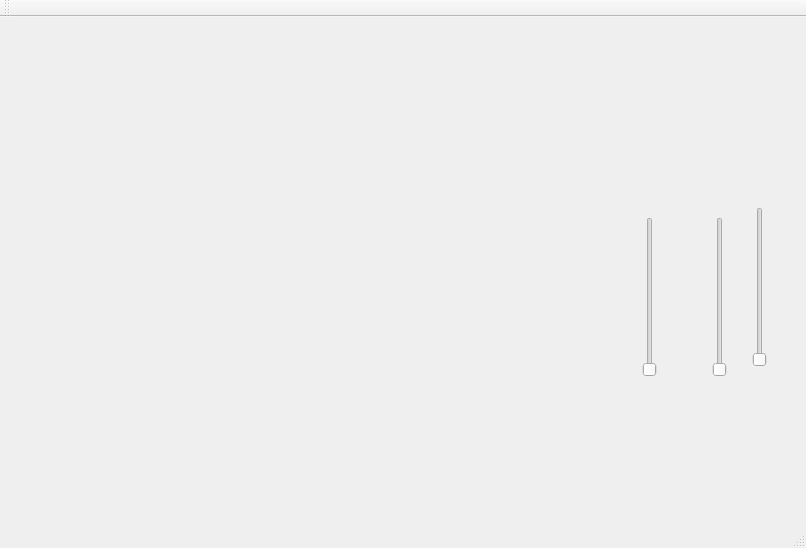
<?xml version="1.0" encoding="UTF-8"?>
<ui version="4.0">
 <class>MainWindow</class>
 <widget class="QMainWindow" name="MainWindow">
  <property name="geometry">
   <rect>
    <x>0</x>
    <y>0</y>
    <width>806</width>
    <height>548</height>
   </rect>
  </property>
  <property name="windowTitle">
   <string>MainWindow</string>
  </property>
  <widget class="QWidget" name="centralWidget">
   <widget class="miWidget" name="widget" native="true">
    <property name="geometry">
     <rect>
      <x>10</x>
      <y>10</y>
      <width>500</width>
      <height>500</height>
     </rect>
    </property>
   </widget>
   <widget class="QSlider" name="verticalSlider">
    <property name="geometry">
     <rect>
      <x>640</x>
      <y>200</y>
      <width>19</width>
      <height>160</height>
     </rect>
    </property>
    <property name="maximum">
     <number>360</number>
    </property>
    <property name="orientation">
     <enum>Qt::Orientation::Vertical</enum>
    </property>
   </widget>
   <widget class="QSlider" name="verticalSlider_2">
    <property name="geometry">
     <rect>
      <x>710</x>
      <y>200</y>
      <width>19</width>
      <height>160</height>
     </rect>
    </property>
    <property name="maximum">
     <number>360</number>
    </property>
    <property name="orientation">
     <enum>Qt::Orientation::Vertical</enum>
    </property>
   </widget>
   <widget class="QSlider" name="verticalSlider_3">
    <property name="geometry">
     <rect>
      <x>750</x>
      <y>190</y>
      <width>19</width>
      <height>160</height>
     </rect>
    </property>
    <property name="orientation">
     <enum>Qt::Orientation::Vertical</enum>
    </property>
   </widget>
  </widget>
  <widget class="QMenuBar" name="menuBar">
   <property name="geometry">
    <rect>
     <x>0</x>
     <y>0</y>
     <width>806</width>
     <height>22</height>
    </rect>
   </property>
  </widget>
  <widget class="QToolBar" name="mainToolBar">
   <attribute name="toolBarArea">
    <enum>TopToolBarArea</enum>
   </attribute>
   <attribute name="toolBarBreak">
    <bool>false</bool>
   </attribute>
  </widget>
  <widget class="QStatusBar" name="statusBar"/>
 </widget>
 <layoutdefault spacing="6" margin="11"/>
 <customwidgets>
  <customwidget>
   <class>miWidget</class>
   <extends>QWidget</extends>
   <header location="global">miwidget.h</header>
   <container>1</container>
  </customwidget>
 </customwidgets>
 <resources/>
 <connections/>
</ui>
